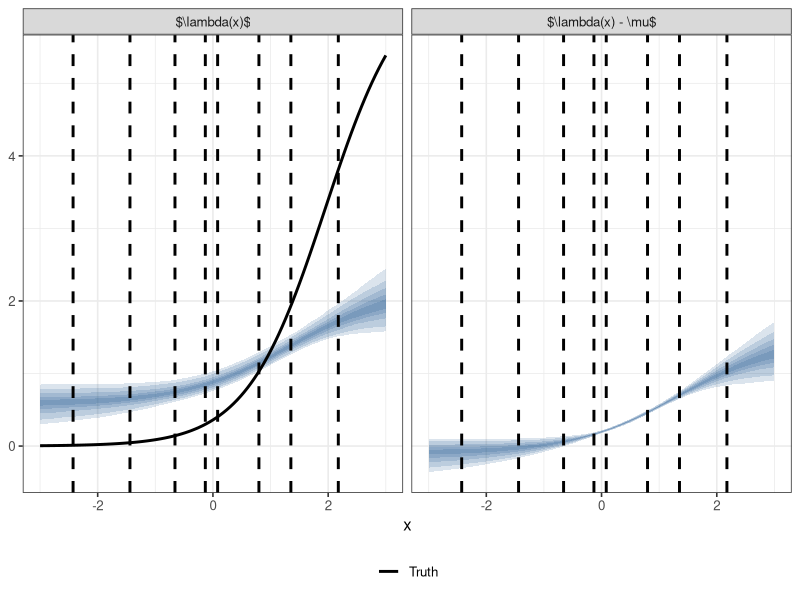
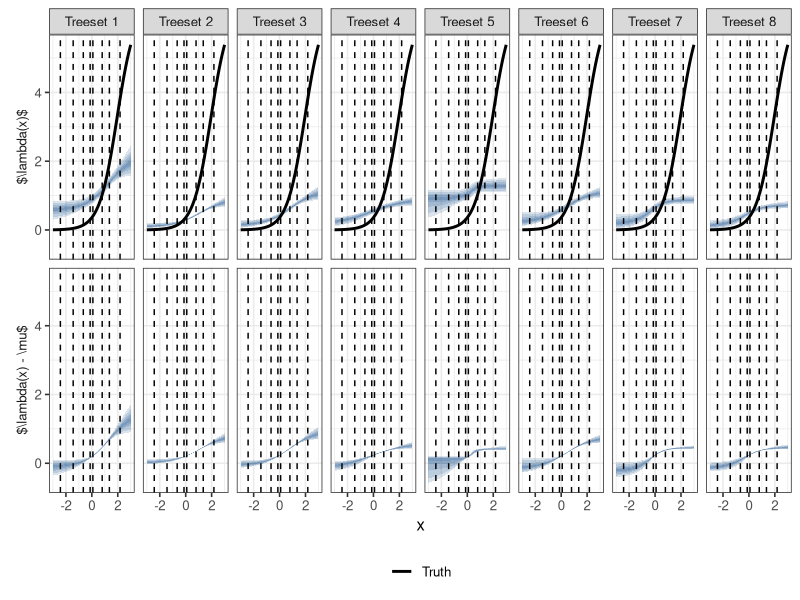
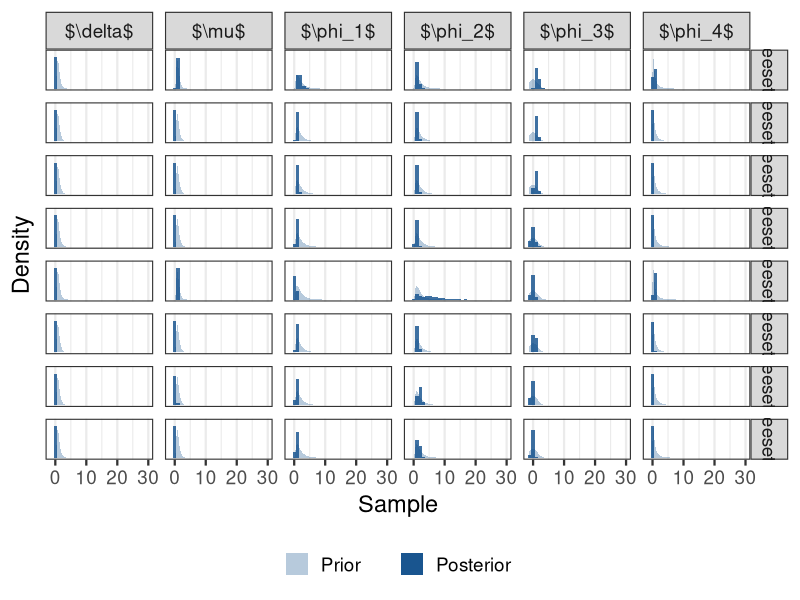
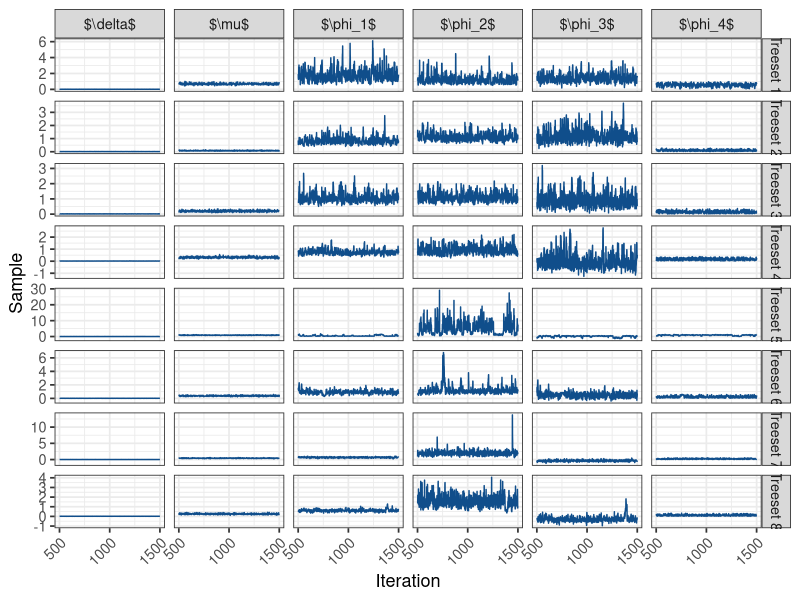

Write the R code that produced these figures, in order.
#!/usr/bin/env Rscript

suppressPackageStartupMessages({
    library(tidyverse)
    library(glue)
})

dir.create("out/", showWarnings = FALSE)

# Setup values

priors <- list(
    "φ[1]" = list(
        density = \(x) dlnorm(x, 0.5, 0.75),
        quantile = \(x) qlnorm(x, 0.5, 0.75)
    ),
    "φ[2]" = list(
        density = \(x) dlnorm(x, 0.5, 0.75),
        quantile = \(x) qlnorm(x, 0.5, 0.75)
    ),
    "φ[3]" = list(
        density = \(x) dnorm(x, 0, sqrt(2)),
        quantile = \(x) qnorm(x, 0, sqrt(2))
    ),
    "φ[4]" = list(
        density = \(x) dlnorm(x, -0.5, 1.2),
        quantile = \(x) qlnorm(x, -0.5, 1.2)
    ),
    "μ" = list(
        density = \(x) dlnorm(x, 0, 0.5),
        quantile = \(x) qlnorm(x, 0, 0.5)
    ),
    "δ" = list(
        density = \(x) dlnorm(x, 0, 0.5),
        quantile = \(x) qlnorm(x, 0, 0.5)
    )
)

truth <- list(
    "φ[1]" = 6.547622203826904,
    "φ[2]" = 1.4588056802749634,
    "φ[3]" = 1.9493433237075806,
    "φ[4]" = 0,
    "μ" = 1
)

X <- seq(-3, 3, 0.05)
TYPE_SPACE <- c(-2.4270176906430416, -1.4399117849363843, -0.6588015552361666, -0.13202968692343608, 0.08165101396850624, 0.7981793588605735, 1.3526378568771724, 2.1758707012574643)

# Load posterior samples and compute posterior sigmoid quantiles
posterior_samples <- read_csv("out/posterior-samples.csv")

sigmoid <- function(x, φ1, φ2, φ3, φ4) φ1 / (1 + exp(-φ2 * (x - φ3))) + φ4

posterior_λ_quantiles <-
    posterior_samples |>
    select(treeset, starts_with("φ")) |>
    expand_grid(x = X) |>
    mutate(λ = sigmoid(x, `φ[1]`, `φ[2]`, `φ[3]`, `φ[4]`)) |>
    summarise(
        q05 = quantile(λ, 0.05),
        q10 = quantile(λ, 0.1),
        q20 = quantile(λ, 0.2),
        q30 = quantile(λ, 0.3),
        q40 = quantile(λ, 0.4),
        q60 = quantile(λ, 0.6),
        q70 = quantile(λ, 0.7),
        q80 = quantile(λ, 0.8),
        q90 = quantile(λ, 0.9),
        q95 = quantile(λ, 0.95),
        .by = c(treeset, x)
    ) |>
    mutate("Quantity" = "$\\lambda(x)$")

posterior_net_rate_quantiles <-
    posterior_samples |>
    mutate(`φ[4]` = `φ[4]` - μ) |>
    select(treeset, starts_with("φ")) |>
    expand_grid(x = X) |>
    mutate(λ = sigmoid(x, `φ[1]`, `φ[2]`, `φ[3]`, `φ[4]`)) |>
    summarise(
        q05 = quantile(λ, 0.05),
        q10 = quantile(λ, 0.1),
        q20 = quantile(λ, 0.2),
        q30 = quantile(λ, 0.3),
        q40 = quantile(λ, 0.4),
        q60 = quantile(λ, 0.6),
        q70 = quantile(λ, 0.7),
        q80 = quantile(λ, 0.8),
        q90 = quantile(λ, 0.9),
        q95 = quantile(λ, 0.95),
        .by = c(treeset, x)
    ) |>
    mutate("Quantity" = "$\\lambda(x) - \\mu$")

posterior_quantiles <- bind_rows(posterior_λ_quantiles, posterior_net_rate_quantiles) |>
    mutate(
        Quantity = factor(Quantity, levels = c("$\\lambda(x)$", "$\\lambda(x) - \\mu$")),
    )

# Plot posterior sigmoids for one treeset

p <- posterior_quantiles |>
    filter(treeset == 1) |>
    ggplot(aes(x)) +
    facet_grid(cols = vars(Quantity)) +
    geom_ribbon(
        aes(ymin = q05, ymax = q95),
        alpha = 0.15,
        fill = "dodgerblue4"
    ) +
    geom_ribbon(
        aes(ymin = q10, ymax = q90),
        alpha = 0.15,
        fill = "dodgerblue4"
    ) +
    geom_ribbon(
        aes(ymin = q20, ymax = q80),
        alpha = 0.15,
        fill = "dodgerblue4"
    ) +
    geom_ribbon(
        aes(ymin = q30, ymax = q70),
        alpha = 0.15,
        fill = "dodgerblue4"
    ) +
    geom_ribbon(
        aes(ymin = q40, ymax = q60),
        alpha = 0.15,
        fill = "dodgerblue4"
    ) +
    stat_function(
        aes(color = "Truth"),
        fun = sigmoid,
        args = list(
            φ1 = truth[["φ[1]"]],
            φ2 = truth[["φ[2]"]],
            φ3 = truth[["φ[3]"]],
            φ4 = truth[["φ[4]"]]
        ),
        linewidth = 1,
        data = posterior_quantiles |> filter(Quantity == "$\\lambda(x)$")
    ) +
    geom_vline(xintercept = TYPE_SPACE, linewidth = 1, linetype = "dashed") +
    scale_color_manual(values = "black") +
    theme_bw(base_size = 12) +
    theme(
        legend.position = "bottom",
        legend.title = element_blank(),
        axis.title.y = element_blank()
    )

ggsave(
    "out/posterior-sigmoids.png",
    p,
    width = 13,
    height = 6
)

# Plot posterior sigmoids for all treesets

p <- posterior_quantiles |>
    ggplot(aes(x)) +
    facet_grid(
        rows = vars(Quantity),
        cols = vars(treeset),
        switch = "y",
        labeller = labeller(
            treeset = \(t) case_when(
                t == "Merged" ~ t,
                TRUE ~ glue("Treeset {t}")
            )
        )
    ) +
    geom_ribbon(
        aes(ymin = q05, ymax = q95),
        alpha = 0.15,
        fill = "dodgerblue4"
    ) +
    geom_ribbon(
        aes(ymin = q10, ymax = q90),
        alpha = 0.15,
        fill = "dodgerblue4"
    ) +
    geom_ribbon(
        aes(ymin = q20, ymax = q80),
        alpha = 0.15,
        fill = "dodgerblue4"
    ) +
    geom_ribbon(
        aes(ymin = q30, ymax = q70),
        alpha = 0.15,
        fill = "dodgerblue4"
    ) +
    geom_ribbon(
        aes(ymin = q40, ymax = q60),
        alpha = 0.15,
        fill = "dodgerblue4"
    ) +
    stat_function(
        aes(color = "Truth"),
        fun = sigmoid,
        args = list(
            φ1 = truth[["φ[1]"]],
            φ2 = truth[["φ[2]"]],
            φ3 = truth[["φ[3]"]],
            φ4 = truth[["φ[4]"]]
        ),
        linewidth = 1,
        data = posterior_quantiles |> filter(Quantity == "$\\lambda(x)$")
    ) +
    geom_vline(xintercept = TYPE_SPACE, linewidth = 0.5, linetype = "dashed") +
    scale_color_manual(values = "black") +
    theme_bw(base_size = 12) +
    theme(
        legend.position = "bottom",
        legend.title = element_blank(),
        axis.title.y = element_blank(),
        strip.placement = "outside",
        strip.background.y = element_blank(),
        strip.switch.pad.grid = unit(0, "pt")
    )

ggsave(
    "out/posterior-sigmoids-all.png",
    p,
    width = 13,
    height = 6
)


# Plot posterior histograms and traceplots

posterior_samples <- posterior_samples |>
    pivot_longer(c(starts_with("φ"), μ, δ), names_to = "Parameter", values_to = "Sample")

p <- posterior_samples |>
    ggplot() +
    facet_grid(
        rows = vars(treeset),
        cols = vars(Parameter),
        labeller = labeller(
            Parameter = \(param) case_when(
                str_starts(param, "φ") ~ glue("$\\phi_{str_sub(param, 3, 3)}$"),
                param == "μ" ~ "$\\mu$",
                param == "δ" ~ "$\\delta$"
            ),
            treeset = \(t) case_when(
                t == "Merged" ~ t,
                TRUE ~ glue("Treeset {t}")
            )
        )
    ) +
    geom_histogram(
        aes(Sample, after_stat(density), alpha = "Posterior"),
        fill = "dodgerblue4"
    ) +
    scale_alpha_manual(
        values = c(
            "Prior" = 0.3,
            "Posterior" = 0.8
        ),
        breaks = c("Prior", "Posterior")
    ) +
    theme_bw(base_size = 17) +
    theme(
        legend.position = "bottom",
        legend.title = element_blank(),
        legend.spacing.x = unit(0.6, "cm"),
        legend.key.spacing.x = unit(1, "cm"),
        panel.grid.major.y = element_blank(),
        panel.grid.minor.y = element_blank(),
        axis.ticks.y = element_blank(),
        axis.text.y = element_blank()
    ) +
    labs(x = "Sample", y = "Density")

for (parameter in names(priors)) {
    p <- p +
        stat_function(
            aes(alpha = "Prior"),
            fun = priors[[parameter]]$density,
            geom = "area",
            fill = "dodgerblue4",
            data = tibble(Parameter = parameter),
            show.legend = parameter == "μ" # so that the alpha isn't overlayed for every parameter
        )
}

ggsave(
    "out/posterior-histograms.png",
    p,
    width = 10,
    height = 8
)

p <- posterior_samples |>
    ggplot() +
    facet_grid(
        rows = vars(treeset),
        cols = vars(Parameter),
        labeller = labeller(
            Parameter = \(param) case_when(
                str_starts(param, "φ") ~ glue("$\\phi_{str_sub(param, 3, 3)}$"),
                param == "μ" ~ "$\\mu$",
                param == "δ" ~ "$\\delta$"
            ),
            treeset = \(t) case_when(
                t == "Merged" ~ t,
                TRUE ~ glue("Treeset {t}")
            )
        ),
        scales = "free_y"
    ) +
    geom_line(aes(iteration, Sample), color = "dodgerblue4") +
    scale_x_continuous(breaks = c(500, 1000, 1500)) +
    theme_bw(base_size = 13) +
    theme(
        legend.position = "bottom",
        legend.title = element_blank(),
        axis.text.x = element_text(angle = 45, vjust = 1, hjust = 1)
    ) +
    labs(x = "Iteration", y = "Sample")

ggsave(
    "out/posterior-traceplots.png",
    p,
    width = 9,
    height = 7
)
